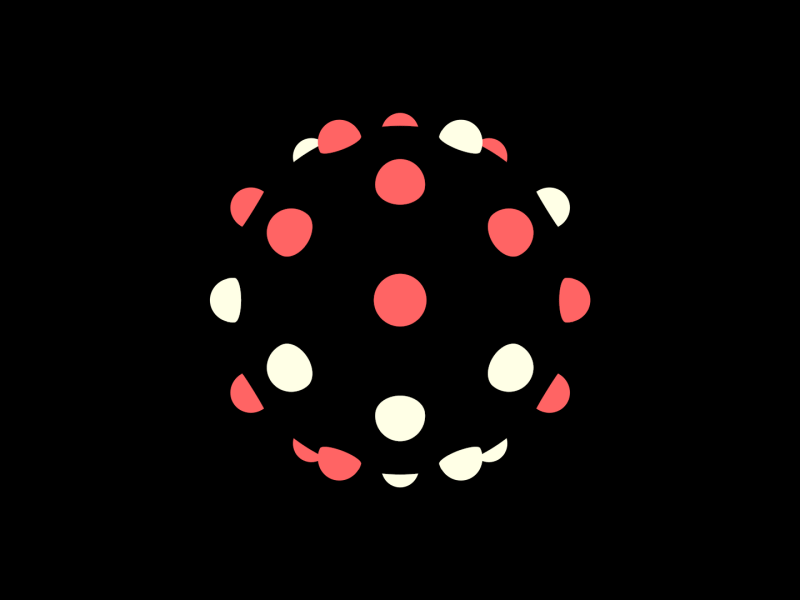
#> input picture gif/frame_000.png, 800 x 600 px
$ python -i calculate_data_measures.py   (imports and definitions only)
#> lines starting #> are read from the running program, lines starting #| are printed output that depends on the picture
from typing import List, Dict

from cv2 import cartToPolar, cvtColor, COLOR_BGR2GRAY, absdiff, calcOpticalFlowFarneback
from numpy import std, mean, ndarray
from skimage.metrics import structural_similarity as ssim

from Chapter1.Exo2.read_image_sequence import read_image_sequence, process_image_sequence


def calculate_data_measures(images: List[ndarray]) -> Dict[str, List[float]]:
    """
    Calculate three data measures for the image sequence:
    1. Temporal Gradient Magnitude
    2. Structural Similarity Index (SSIM)
    3. Optical Flow Magnitude

    Args:
    images (List[np.ndarray]): List of images as numpy arrays.

    Returns:
    Dict[str, List[float]]: Dictionary containing lists of measure values for each frame.
    """
    temporal_gradient = []
    structural_similarity = []
    optical_flow_magnitude = []

    prev_gray = cvtColor(images[0], COLOR_BGR2GRAY)

    for i in range(1, len(images)):
        gray = cvtColor(images[i], COLOR_BGR2GRAY)

        # Calculate Temporal Gradient Magnitude
        grad = absdiff(gray, prev_gray)
        temporal_gradient.append(mean(grad))

        # Calculate Structural Similarity Index (SSIM)
        ssim_value, _ = ssim(prev_gray, gray, full=True)
        structural_similarity.append(ssim_value)

        # Calculate Optical Flow Magnitude
        flow = calcOpticalFlowFarneback(prev_gray, gray, None, 0.5, 3, 15, 3, 5, 1.2, 0)
        magnitude, _ = cartToPolar(flow[..., 0], flow[..., 1])
        optical_flow_magnitude.append(mean(magnitude))

        prev_gray = gray

    return {
        "Temporal Gradient Magnitude": temporal_gradient,
        "Structural Similarity Index": structural_similarity,
        "Optical Flow Magnitude": optical_flow_magnitude
    }


def main():
    try:
        # Replace with your actual directory path
        image_sequence = read_image_sequence("../../gif", num_frames=50)
        print(f"Successfully read {len(image_sequence)} images.")

        avg_brightness, avg_contrast, avg_motion = process_image_sequence(image_sequence)
        print(f"Average Brightness: {avg_brightness:.2f}")
        print(f"Average Contrast: {avg_contrast:.2f}")
        print(f"Average Motion: {avg_motion:.2f}")

        # Calculate and print data measures
        data_measures = calculate_data_measures(image_sequence)
        for measure, values in data_measures.items():
            print(f"\n{measure} statistics:")
            print(f"  Min: {min(values):.4f}")
            print(f"  Max: {max(values):.4f}")
            print(f"  Mean: {mean(values):.4f}")
            print(f"  Std Dev: {std(values):.4f}")

    except ValueError as e:
        print(f"Error: {e}")


# [2 lines not run here, left out]

>>> import cv2
>>> picture = cv2.imread('../../gif/frame_000.png', cv2.IMREAD_GRAYSCALE)
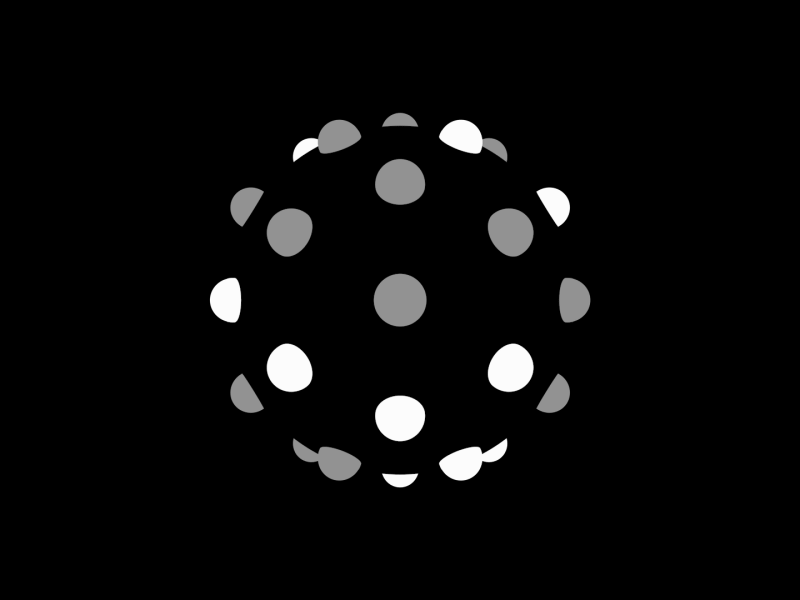
#> picture: shape (600, 800); min 0, max 252, mean 9.6
#> (the run stopped early here; a loop or call above may not have finished)

$ run again, on gif/frame_005.png
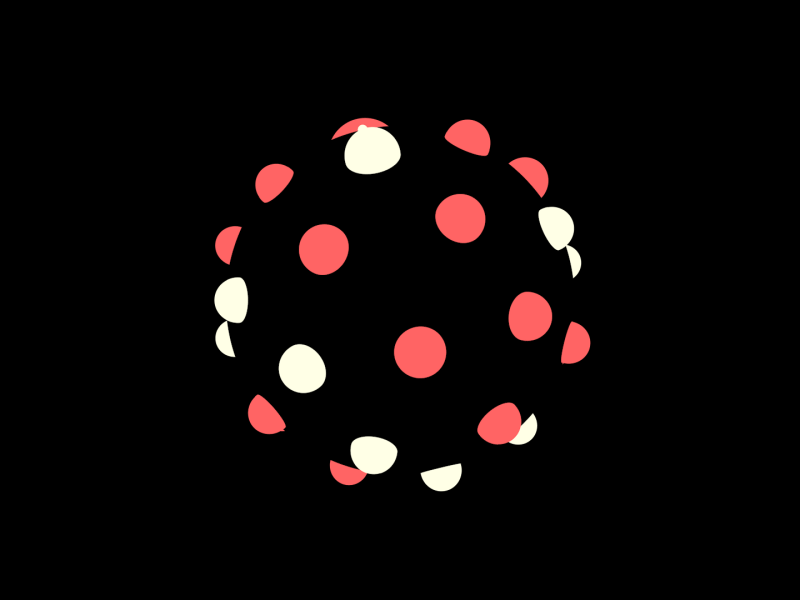
#> input picture gif/frame_005.png, 800 x 600 px
#> `picture = cv2.imread('../../gif/frame_000.png', cv2.IMREAD_GRAYSCALE)`:
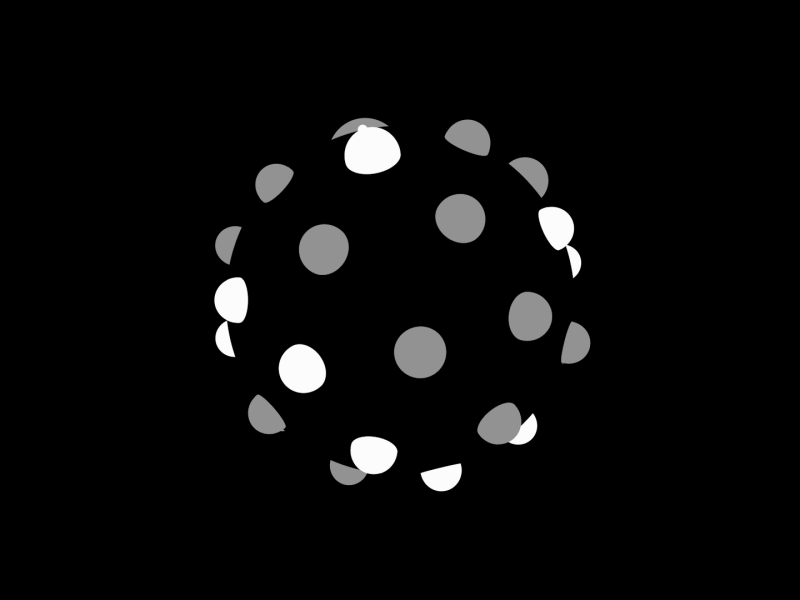
#> picture: shape (600, 800); min 0, max 252, mean 9.7
